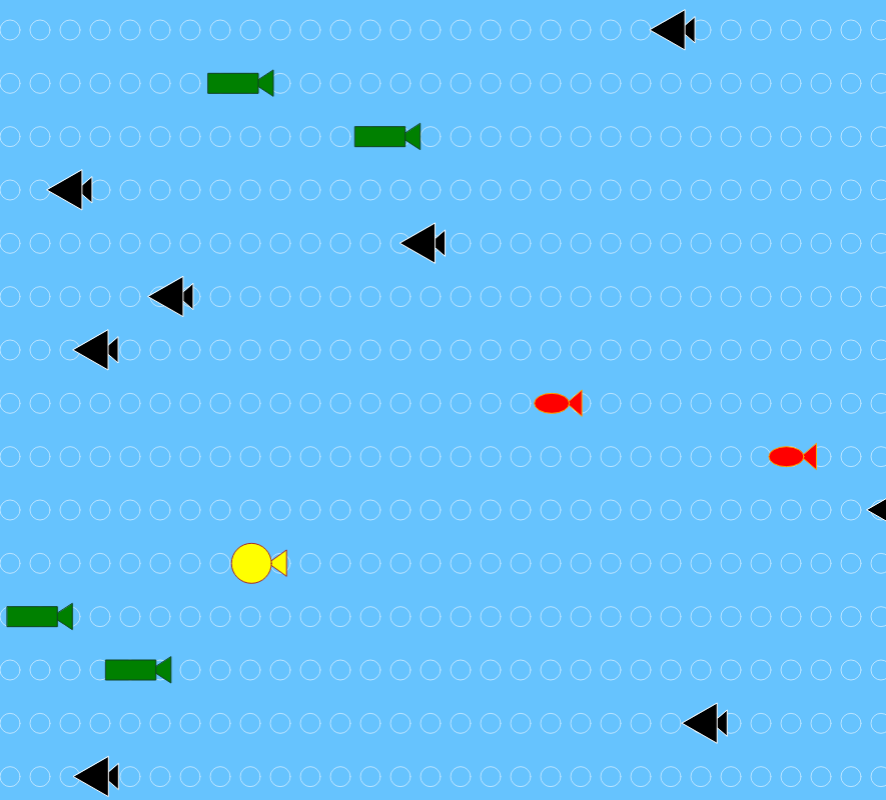
Frame 1 (no input)
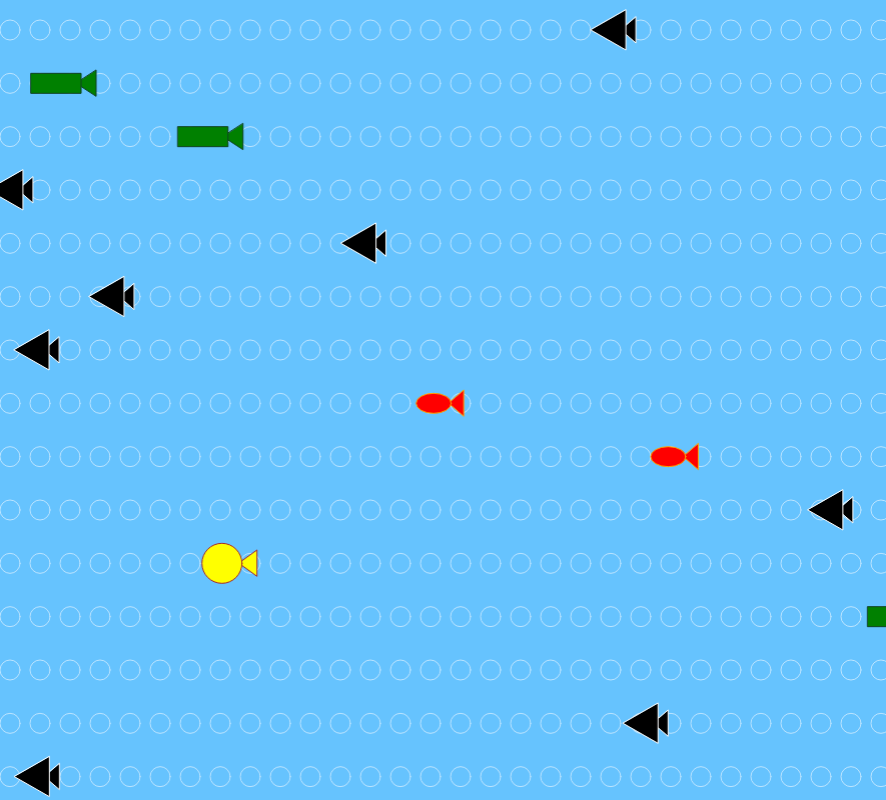
Frame 60 (no input)
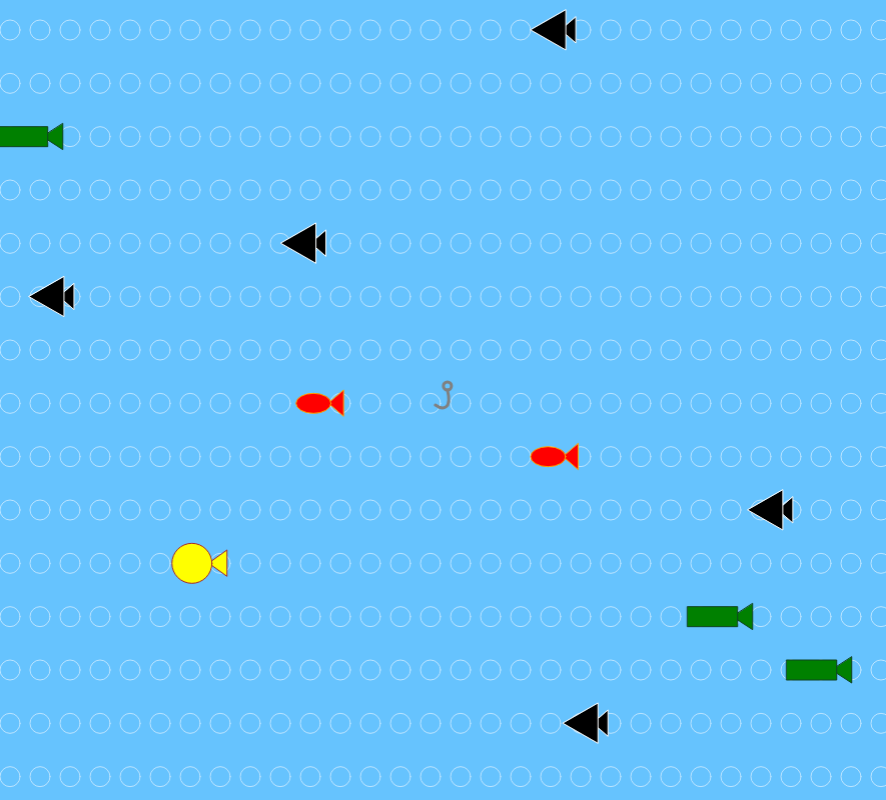
Frame 120 (the mouse pressed at the canvas centre since frame 60)

The p5.js sketch that drew these frames (run headless with seeded random() and noise() and a simulated clock; from frame 60 on, the mouse is pressed at the canvas centre):

// p5.js sketch
// ── sketch.js
/**
 * Victoria Parsonage Ueda
 * IGME-102: Aquarium, 2/19/19
 * Draws multiple fish
 *creates an array of fish, randomly selecting from diffrent classes of fish
 */

"use strict"; //catch some common coding errors

//Global Variable
let fishSchool;
/**
 * setup :
 *cretes a canvas
 *sets the variable
 */
function setup() {

    createCanvas(random(600, 1000), 800);

    fishSchool = stockAquarium(15);
}

/**
 * draw :
 *sets the background color
 *draws the fish onto the canvas constantly so that they seem to be moving
 */
function draw() {
    background(102, 195, 254);

    for (let l = 0; l < fishSchool.length; l += 1) {
        let y = ((800 / fishSchool.length) * l) + 30;
        fishSchool[l].display(y);
        fishSchool[l].move();
    }


    if (mouseIsPressed === true) {
        noFill();
        strokeWeight(3);
        stroke("grey");
        ellipse(mouseX + 5, mouseY - 14, 8, 8);
        bezier(mouseX + 5, mouseY - 10, mouseX + 10, mouseY + 10, mouseX, mouseY + 10, mouseX - 7, mouseY + 5);
    }
    strokeWeight(1);
}



function getNewFish() { //Randomly selects which fish class to draw the fish of
    let fish1 = new Fish();
    let fish2 = new Fish_Two();
    let fish3 = new Fish_Three();
    let fish4 = new Fish_Four();

    let newFish = null;
    let r = round(random(1, 4));
    if (r == 1) {
        newFish = fish1;
    } else if (r == 2) {
        newFish = fish2;
    } else if (r == 3) {
        newFish = fish3;
    } else if (r == 4) {
        newFish = fish4;
    }

    return (newFish);
}

function stockAquarium(numFish) { //Adds the fish to the array so that they can be displayed on the canvas
    let fishies = [];
    print("*****Stocking The Aquariums*****");

    for (let i = 0; i < numFish; i += 1) {
        fishies.push(getNewFish());
    }
    return (fishies);
}

// ── Fish.js
/**
 * Victoria Parsonage Ueda
 * IGME-102: Aquarium, 2/19/19
 * is the main class to create the fish and the water
 */

class Fish {
    constructor(fishWidth) {
        this.x = random(1, width)
        this.speedX = 2;
        this.width = fishWidth;
    }
    water(y) { //creates the water
        noFill();
        stroke(189, 229, 255);
        for (let mx = 10; mx < width; mx += 30) {
            ellipse(mx, y, 20, 20);
        }
    }

    within(y) { //tells whether or not the mouse is within the fish
        if (mouseX > this.x - 17.5 && mouseX < this.x + 30 && mouseY < y + 13 && mouseY > y - 13) {
            return (true);
        } else {
            return (false)
        }
    }

    move() { //moves the fish
        this.x = this.x - this.speedX;
        if (this.x < 0 - (23.75)) {
            this.x = width + (23.75);
        }
        return (this.x);
    }
    display(y) { //draws the fish and the water bubbles at y
        this.water(y)
        //this.within(y);

        //fish
        fill("red");
        stroke("orange");

        if (this.within(y) === true) {

            if ((frameCount / 3) % 2 === 0) {
                triangle(this.x + 15, y, this.x + 27, y + 13, this.x + sqrt(394) + 15, y - 5);
            } else if ((frameCount / 3) % 2 === 1) {
                triangle(this.x + 15, y, this.x + 27, y - 13, this.x + sqrt(394) + 15, y + 5);
            }
            ellipse(this.x, y, 35, 20);
        } else {
            triangle(this.x + 15, y, this.x + 30, y + 13, this.x + 30, y - 13);
            ellipse(this.x, y, 35, 20);
        }
    }
}

// ── Fish_Four.js
/**
 * Victoria Parsonage Ueda
 * IGME-102: Aquarium, 2/19/19
 * is derived from the main class to create a diffrent fish
 */


class Fish_Four extends Fish { //Circle Fish
    display(y) { //draws the fish and the water bubbles at //moves the fishy
        this.water(y)
        //fish
        fill("yellow");
        stroke("brown");

        if (this.within(y) === true) {

            if ((frameCount / 3) % 2 === 0) {
                triangle(this.x + 15, y, this.x + 27, y + 13, this.x + sqrt(394) + 15, y - 5);
            } else if ((frameCount / 3) % 2 === 1) {
                triangle(this.x + 15, y, this.x + 27, y - 13, this.x + sqrt(394) + 15, y + 5);
            }
            ellipse(this.x, y, 40, 40);
        } else {
            triangle(this.x + 17, y, this.x + 35, y + 13, this.x + 35, y - 13);
            ellipse(this.x, y, 40, 40);
        }
    }
    move() { //moves the fish
        this.speedX = .5

        this.x = this.x - this.speedX;
        if (this.x < 0 - (55)) {
            this.x = width + (55);
        }
        return (this.x);
    }
}

// ── Fish_Three.js
/**
 * Victoria Parsonage Ueda
 * IGME-102: Aquarium, 2/19/19
 * is the main class to create the fish and the water
 */


class Fish_Three extends Fish { //rectangle Fish
    display(y) { //draws the fish and the water bubbles at y
        this.water(y)
        //fish
        fill("green");
        stroke(15, 67, 35);

        if (this.within(y) === true) {

            if ((frameCount / 3) % 2 === 0) {
                triangle(this.x + 15, y, this.x + 27, y + 13, this.x + sqrt(394) + 15, y - 5);
            } else if ((frameCount / 3) % 2 === 1) {
                triangle(this.x + 15, y, this.x + 27, y - 13, this.x + sqrt(394) + 15, y + 5);
            }
            rect(this.x - 25, y - 10, 50, 20);
        } else {
            triangle(this.x + 20, y, this.x + 40, y + 13, this.x + 40, y - 13);
            rect(this.x - 25, y - 10, 50, 20);
        }
    }
    move() { //moves the fish
        this.speedX = 3

        this.x = this.x - this.speedX;
        if (this.x < 0 - (75)) {
            this.x = width + (75);
        }
        return (this.x);
    }
}

// ── Fish_Two.js
/**
 * Victoria Parsonage Ueda
 * IGME-102: Aquarium, 2/19/19
 * is the main class to create the fish and the water
 */


class Fish_Two extends Fish { //Triangle Fish
    display(y) { //draws the fish and the water bubbles at y
        this.water(y)
        //fish
        fill("black");
        stroke("white");

        if (this.within(y) === true) {

            if ((frameCount / 3) % 2 === 0) {
                triangle(this.x + 15, y, this.x + 27, y + 13, this.x + sqrt(394) + 15, y - 5);
            } else if ((frameCount / 3) % 2 === 1) {
                triangle(this.x + 15, y, this.x + 27, y - 13, this.x + sqrt(394) + 15, y + 5);
            }
            triangle(this.x - 15, y, this.x + 20, y + 20, this.x + 20, y - 20)
        } else {
            triangle(this.x + 15, y, this.x + 30, y + 13, this.x + 30, y - 13);
            triangle(this.x - 15, y, this.x + 20, y + 20, this.x + 20, y - 20)
        }
    }
    move() { //moves the fish
        this.speedX = 1

        this.x = this.x - this.speedX;
        if (this.x < 0 - (45)) {
            this.x = width + (45);
        }
        return (this.x);
    }
}
